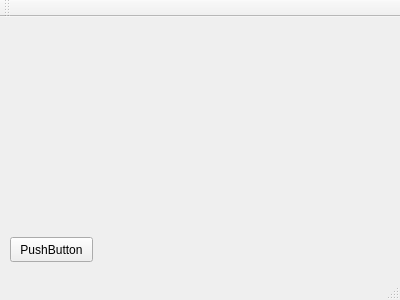
<?xml version="1.0" encoding="UTF-8"?>
<ui version="4.0">
 <class>MainWindow</class>
 <widget class="QMainWindow" name="MainWindow">
  <property name="geometry">
   <rect>
    <x>0</x>
    <y>0</y>
    <width>400</width>
    <height>300</height>
   </rect>
  </property>
  <property name="windowTitle">
   <string>MainWindow</string>
  </property>
  <widget class="QWidget" name="centralWidget">
   <widget class="QPushButton" name="pushButton">
    <property name="geometry">
     <rect>
      <x>10</x>
      <y>220</y>
      <width>83</width>
      <height>25</height>
     </rect>
    </property>
    <property name="text">
     <string>PushButton</string>
    </property>
   </widget>
  </widget>
  <widget class="QMenuBar" name="menuBar">
   <property name="geometry">
    <rect>
     <x>0</x>
     <y>0</y>
     <width>400</width>
     <height>22</height>
    </rect>
   </property>
  </widget>
  <widget class="QToolBar" name="mainToolBar">
   <attribute name="toolBarArea">
    <enum>TopToolBarArea</enum>
   </attribute>
   <attribute name="toolBarBreak">
    <bool>false</bool>
   </attribute>
  </widget>
  <widget class="QStatusBar" name="statusBar"/>
 </widget>
 <layoutdefault spacing="6" margin="11"/>
 <resources/>
 <connections/>
</ui>
